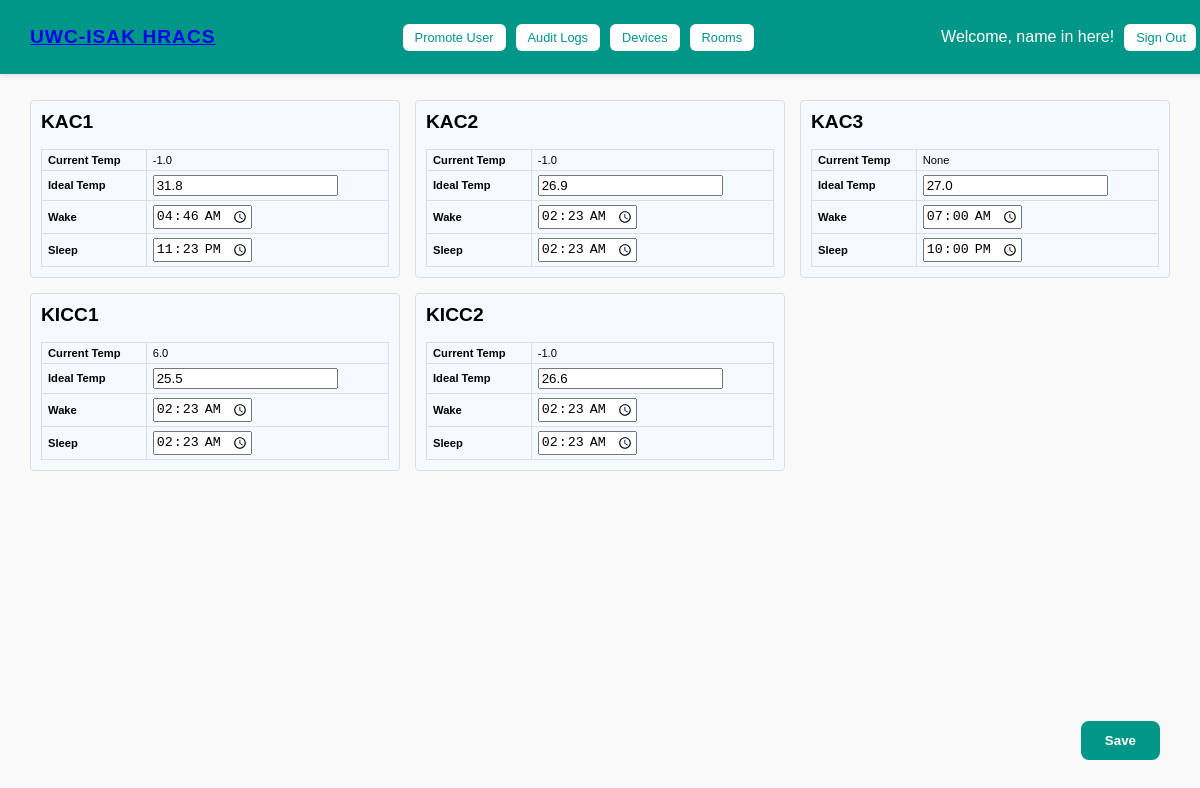
The app's page / (signed in) with its own data.
### main_app/models.py (models this page shows, shortened)
class Room(models.Model):
    name = models.CharField(max_length=30, unique=True)
    ideal_temperature = models.FloatField(default=27, null=False, blank=False)
    wake_time = models.TimeField(default=time(7, 0), blank=False)
    sleep_time = models.TimeField(default=time(22, 0), blank=False)
    heat_sensor_id = models.IntegerField(default=0, null=False, blank=False) # unique=True
    current_temperature = models.FloatField(default=None, null=True, blank=True)
    class Meta:
        permissions = [
            ('change_temperature', 'Can change ideal temperature'),
            ('change_wakesleep', 'Can change Wake and Sleep time of device'),
            ("assign_device", "Can assign a device to a room"),
            ("view_auditlog", "Can view room audit logs"),
            ('can_promote_student', 'Can promote a Student/Teacher to a Facilities Staff'),
        ]

### main_app/views.py (the view)
# urls.py: 2. Add a URL to urlpatterns:  path('', views.home, name='home')
def home(request):
    if not request.user.is_authenticated:
        return render(request, 'main_app/first_time.html')
    if not request.user.has_perm("main_app.view_room"):
        return HttpResponse("You are not allowed to change room temperatures.")
    qs = Room.objects.order_by("name")
    if request.method == "POST":
        formset = RoomFormSet(request.POST, queryset=qs)
        can_alt_temp = request.user.has_perm("main_app.change_temperature")
        can_alt_sleepwake = request.user.has_perm("main_app.change_sleepwake")
        for i, form in enumerate(formset.forms):
            print(f"Form #{i} raw data:")
            for name, value in form.data.items():
                print(f"  {name}: {value}")
        if formset.is_valid():
            changed_any = False
            for form in formset.forms:
                room = form.instance  # DB instance bound to this form
                cd = form.cleaned_data
                updated_fields = []
                if can_alt_temp and form.initial.get('ideal_temperature') != cd['ideal_temperature']:
                    AuditLog.objects.create(
                        user=request.user.first_name, room=room.name, field="ideal_temperature",
                        old_value=str(form.initial.get('ideal_temperature')), new_value=str(cd['ideal_temperature'])
                    )
                    room.ideal_temperature = cd['ideal_temperature']
                    updated_fields.append('ideal_temperature')
                for f in ['wake_time', 'sleep_time']:
                    if can_alt_sleepwake and cd[f] != form.initial.get(f):
                        AuditLog.objects.create(
                            user=request.user.first_name, room=room.name, field=f,
                            old_value=str(form.initial.get(f)), new_value=str(cd[f])
                        )
                        room.wake_time = cd["wake_time"]
                        updated_fields.append(f)
                if updated_fields != []:
                    room.save(update_fields=updated_fields)
                    changed_any = True
            if changed_any:
                messages.success(request, "Changes saved.")
            else:
                messages.info(request, "No changes to save or insufficient permission.")
            return redirect("home")
        else:
            messages.error(request, "Please fix the errors and try again.")
    else:
        formset = RoomFormSet(queryset=qs)
    return render(request, 'main_app/home.html', {
        'rooms': qs,
        'formset': formset
    })

### main_app/templates/main_app/home.html (shortened to what this page needs)
<!DOCTYPE html>
<html lang="en">
<head>
</head>
<body>
  <header class="navbar">
    <div class="logo"><a href="{% url 'home' %}">UWC-ISAK HRACS</a></div>
    {% if perms.main_app.can_promote_student %}
      <div class="admin-links">
        <a href="{% url 'promote_students' %}">Promote User</a>
        <a href="/admin/main_app/auditlog/">Audit Logs</a>
        <a href="/admin/main_app/heatingdevice/">Devices</a>
        <a href="/admin/main_app/room/">Rooms</a>
      </div>
      {% endif %}
      <div class="admin-links">
        <p>Welcome, {{ user.first_name }}!</p>
        <a href="{% url 'logout' %}" style="padding-right: 10px;">
          Sign Out
        </a>
      </div>
  </header>
  <form method="post">
    <div class="rooms-container">
      {% for form in formset.forms %}
        {% with room=form.instance %}
          <div class="room">
            <h2>{{ room.name }}</h2>
            <table>
              <tr>
                <th>Current Temp</th>
                <td>{{ room.current_temperature }}</td>
              </tr>
              <tr>
                <th>Ideal Temp</th>
                <td>
                  {% if perms.main_app.change_temperature %}
                    {{ form.ideal_temperature }}
                  {% else %}
                    {{ room.ideal_temperature }}
                  {% endif %}
                </td>
              </tr>
              <tr>
                <th>Wake</th>
                <td>
                  {% if perms.main_app.change_wakesleep %}
                    {{ form.wake_time }}
                  {% else %}
                    {{ room.wake_time }}
                  {% endif %}
                </td>
              </tr>
              <tr>
                <th>Sleep</th>
                <td>
                  {% if perms.main_app.change_wakesleep %}
                    {{ form.sleep_time }}
                  {% else %}
                    {{ room.sleep_time }}
                  {% endif %}
                </td>
              </tr>
            </table>
          </div>
        {% endwith %}
      {% endfor %}
    </div>
    {% if perms.main_app.change_temperature or perms.main_app.change_wakesleep %}
      <button type="submit">Save</button>
    {% endif %}
  </form>
</body>
</html>

### main_app/templates/main_app/home.html (style rules this page uses)
body { margin: 0; font-family: 'Poppins', Arial, sans-serif; background: #f9f9f9; overflow: hidden; }
.navbar { position: fixed; top: 0; left: 0; width: 100%; background: #009688; color: #fff; display: flex; justify-content: space-between; align-items: center; padding: 12px 50px 12px 30px; box-shadow: 0 2px 6px rgba(0, 0, 0, 0.1); z-index: 10; flex-wrap: wrap; }
.navbar .logo { font-weight: 600; font-size: 1.2rem; letter-spacing: 1px; }
.admin-links { display: flex; flex-wrap: wrap; gap: 10px; align-items: center; }
.admin-links a { background-color: #ffffff; color: #009688; padding: 6px 12px; border-radius: 6px; font-size: 0.8rem; font-weight: 500; text-decoration: none; transition: background 0.3s ease, color 0.3s ease; white-space: nowrap; }
.rooms-container { display: grid; grid-template-columns: repeat(4, 1fr); gap: 15px; padding: 20px 30px; max-height: calc(100vh - 180px); overflow-y: auto; }
.room { background: #f4faff; padding: 10px; border: 1px solid #ddd; border-radius: 4px; font-size: 0.8rem; max-width: 100%; }
table { width: 100%; border-collapse: collapse; font-size: 0.7rem; }
th, td { padding: 4px 6px; border: 1px solid #ddd; text-align: left; }
h2 { margin-top: 0; }
button { display: inline-block; background: #009688; color: #fff; padding: 12px 24px; border-radius: 8px; text-decoration: none; font-weight: 600; transition: background 0.3s ease, transform 0.2s ease; position: fixed; bottom: 40px; right: 40px; z-index: 20; border: none; cursor: pointer; }
@media (max-width: 1200px) { .rooms-container { grid-template-columns: repeat(3, 1fr); } }

### records on screen
Room: name "KAC1", current_temperature "-1.0"
Room: name "KAC2", current_temperature "-1.0"
Room: name "KAC3", current_temperature "None"
Room: name "KICC1", current_temperature "6.0"
Room: name "KICC2", current_temperature "-1.0"

### other values on screen
{{ user.first_name }} "name in here"
